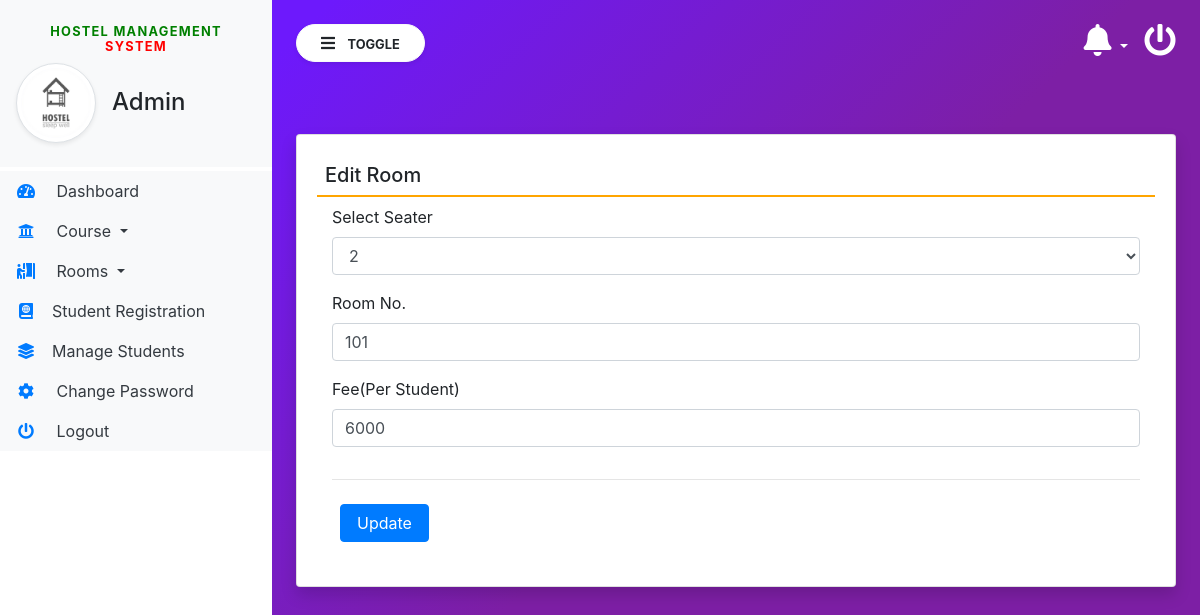
The page /edit_Room/1 (signed in) on the database its author committed.
### hostel/models.py (models this page shows, shortened)
class Rooms(models.Model):
    seater = models.CharField(max_length=100, null=True)
    room_no = models.CharField(max_length=100, null=True)
    fees = models.CharField(max_length=255, null=True)
    posting_date = models.DateTimeField(auto_now_add=True)

### hostel/views.py (the view, shortened to what this page needs)
# urls.py: path('edit_Room/<int:pid>', edit_Room, name='edit_Room'),
def edit_Room(request, pid):
    if not request.user.is_authenticated:
        return redirect('admin_login')
    error = ""
    room = Rooms.objects.get(id=pid)
    return render(request, 'edit_Room.html', locals())

### hostel/templates/edit_Room.html (shortened to what this page needs)
{% extends 'admin_base.html' %}
{% block main  %}
<div class="card shadow mt-5">
    <div class="card-body">
        <h5 class="p-2" style="border-bottom: 2px solid orange;">Edit Room</h5>
        <div class="container-fluid">
            <form method="POST">
                <div class="form-row">
                    <div class="col-sm-12">
                        <div class="form-group">
                            <label>Select Seater</label>
                           <Select name="seater" class="form-control" required>
                                <option value="{{room.seater}}">{{room.seater}}</option>
                           </Select>
                        </div>
                    </div>
                    <div class="col-sm-12">
                        <div class="form-group">
                            <label>Room No.</label>
                            <input type="text" name="room_no" class="form-control" value="{{room.room_no}}" required>
                        </div>
                    </div>
                    <div class="col-sm-12">
                        <div class="form-group">
                            <label>Fee(Per Student)</label>
                            <input type="text" name="fees" class="form-control" value="{{room.fees}}" required>
                        </div>
                    </div>
                </div>
                <hr>
                <input type="submit" value="Update" class="m-2 px-3 btn btn-primary">
            </form>
        </div>
    </div>
</div>
{% endblock %}

### hostel/static/css/sidebar.css (style rules this page uses)
body { background-image : linear-gradient(135.9deg,rgba(109,25,252,1) 16.4%,rgba(125,31,165,1) 56.1%); min-height:100vh; }

### rows shown on the page
Rooms: seater "2", room_no "101", fees "6000"
